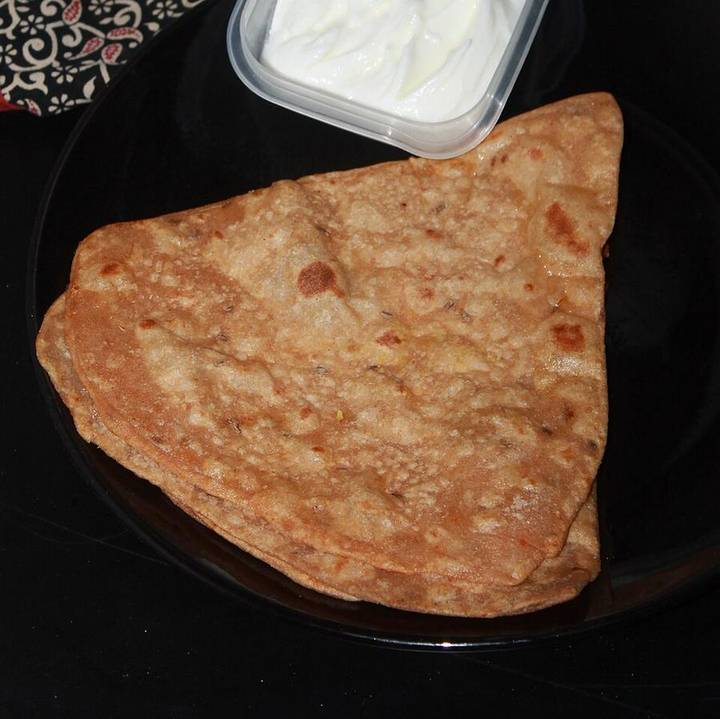
#> input picture assets/photos/lib-rb-aloo-paratha-potato-stuffed-flatbread.jpg, 720 x 719 px, given in place of wood8.png, which was not available
$ python cover.py
#> lines starting #> are read from the running program, lines starting #| are printed output that depends on the picture; after the words box and inside, x2 and y2 are one past the last pixel; in counts of white or black regions, pixels touching at a corner belong together
from PIL import Image, ImageDraw, ImageFilter, ImageEnhance
import random, math, os
random.seed(7)
W,H=1000,1700
wood=Image.open('wood8.png').convert('RGB')
#> wood is the input picture: PIL image 720x719 RGB; mean R, G, B 93.1, 69.9, 52.4
# rotate texture so planks run vertical-ish? keep horizontal; crop & scale
wood=wood.resize((2200,2200),Image.LANCZOS).crop((300,200,300+W,200+H))
#> wood: PIL image 1000x1700 RGB
wood=ImageEnhance.Brightness(wood).enhance(0.95)
canvas=wood.convert('RGBA')
# dish: (id, cx, cy, r) crop in source rel units (cx,cy fraction of w,h; r fraction of min(w,h)); placement (x,y,diameter, plate style)
dishes=[
 ('lib-wb-pancakes-north-american',.5,.47,.30,  (210,200,360,'plate')),
 ('lib-wb-cioppino-italian-seafood-stew',.5,.5,.40, (700,180,400,'bowl')),
 ('lib-wb-guacamole-i',.47,.47,.27,  (470,470,250,'bowl')),
 ('lib-wb-english-breakfast',.5,.5,.46,  (190,640,400,'plate')),
 ('lib-wb-gyudon-japanese-beef-and-rice-bowl',.5,.45,.40,  (790,600,360,'bowl')),
 ('lib-wb-meat-and-shrimp-potstickers',.45,.45,.34,  (500,850,370,'plate')),
 ('lib-wb-matar-paneer',.40,.5,.32,  (170,1080,340,'plate')),
 ('lib-wb-miso-soup',.5,.48,.33,  (860,960,260,'bowl')),
 ('lib-wb-chow-mein',.5,.5,.45,  (700,1250,400,'plate')),
 ('lib-wb-pecan-pie',.52,.55,.30,  (310,1420,340,'plate')),
 ('lib-wb-coleslaw-i',.5,.5,.42,  (60,1560,260,'bowl')),
 ('lib-wb-corn-chowder-i',.55,.5,.30,  (930,1600,300,'bowl')),
 ('lib-wb-chicken-vindaloo',.5,.5,.38,  (470,1120,220,'bowl')),
]
def disc(img,cx,cy,r,d):
    w,h=img.size; R=r*min(w,h); x0=cx*w-R; y0=cy*h-R
    c=img.crop((int(x0),int(y0),int(x0+2*R),int(y0+2*R))).resize((d,d),Image.LANCZOS).convert('RGBA')
    m=Image.new('L',(d,d),0); ImageDraw.Draw(m).ellipse([0,0,d-1,d-1],fill=255)
    c.putalpha(m); return c
for did,cx,cy,r,(x,y,D,style) in dishes:
    src=Image.open(f'photos/{did}.jpg').convert('RGB')
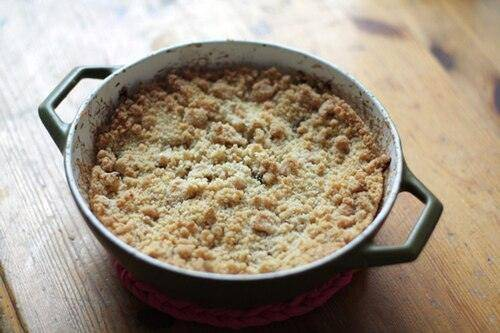
#> input picture assets/photos/lib-rb-apple-and-blackberry-crumble.jpg, 500 x 333 px, given in place of lib-wb-pancakes-north-american.jpg, which was not available
#> src is the input picture: PIL image 500x333 RGB; mean R, G, B 160.7, 147, 128.7
    src=ImageEnhance.Color(src).enhance(1.15)
    # shadow
    sh=Image.new('RGBA',canvas.size,(0,0,0,0)); sd=ImageDraw.Draw(sh)
#> after `sh = Image.new('RGBA', canvas.size, (0, 0, 0, 0))`: sh: PIL image 1000x1700 RGBA; every value is 0
    sd.ellipse([x-D/2+14,y-D/2+22,x+D/2+14,y+D/2+22],fill=(20,8,0,150))
    sh=sh.filter(ImageFilter.GaussianBlur(18)); canvas=Image.alpha_composite(canvas,sh)
#> after `sh = sh.filter(ImageFilter.GaussianBlur(18))`:
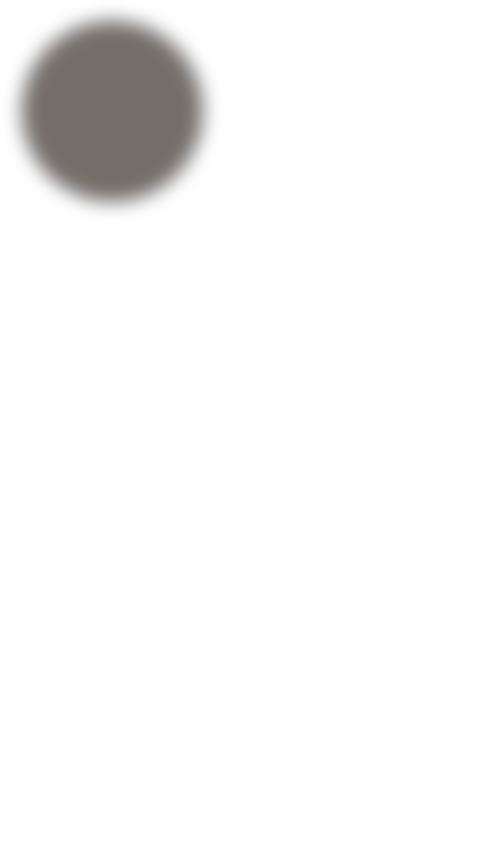
#> sh: PIL image 1000x1700 RGBA (shown at 1/2 size); mean R, G, B, A 1.2, 0.5, 0, 9; transparent parts drawn white
    plate=Image.new('RGBA',(D,D),(0,0,0,0)); pd=ImageDraw.Draw(plate)
#> after `plate = Image.new('RGBA', (D, D), (0, 0, 0, 0))`: plate: PIL image 360x360 RGBA; every value is 0
    base=(246,244,238) if style=='plate' else (238,232,222)
    pd.ellipse([0,0,D-1,D-1],fill=base+(255,))
    # rim shading
    for i in range(10):
        pd.ellipse([i,i,D-1-i,D-1-i],outline=(225-i*2,222-i*2,215-i*2,255))
    inner=int(D*(0.80 if style=='plate' else 0.86))
    pd.ellipse([(D-inner)//2-3,(D-inner)//2-3,(D+inner)//2+3,(D+inner)//2+3],fill=(215,210,200,255))
    food=disc(src,cx,cy,r,inner)
#> in disc, `m = Image.new('L', (d, d), 0)`: m: PIL image 288x288 L; every value is 0
#> in disc, `ImageDraw.Draw(m).ellipse([0, 0, d - 1, d - 1], fill=255)`:
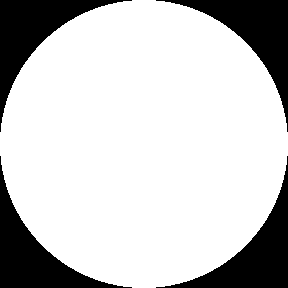
#> m: PIL image 288x288 L; 78.5% white; 4 black regions, box (x1, y1, x2, y2) and area: (0, 0, 132, 132) 4456, (156, 0, 288, 132) 4456, (0, 156, 132, 288) 4456, (156, 156, 288, 288) 4456
#> in disc, `c.putalpha(m)`:
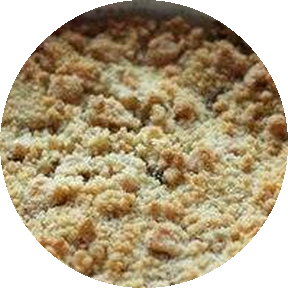
#> c: PIL image 288x288 RGBA; mean R, G, B, A 155.1, 134.2, 97.3, 200.2; transparent parts drawn white
    plate.alpha_composite(food,((D-inner)//2,(D-inner)//2))
    # highlight
    hl=Image.new('RGBA',(D,D),(0,0,0,0)); ImageDraw.Draw(hl).ellipse([D*0.12,D*0.06,D*0.55,D*0.3],fill=(255,255,255,45))
    hl=hl.filter(ImageFilter.GaussianBlur(D*0.05)); plate=Image.alpha_composite(plate,hl)
#> after `hl = hl.filter(ImageFilter.GaussianBlur(D * 0.05))`:
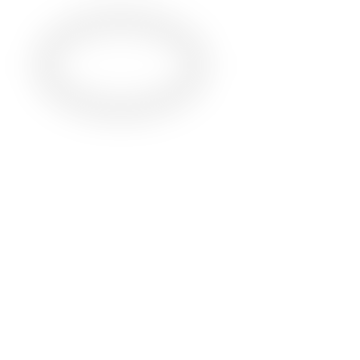
#> hl: PIL image 360x360 RGBA; mean R, G, B, A 21.1, 21.1, 21.1, 3.7; transparent parts drawn white
#> after `plate = Image.alpha_composite(plate, hl)`:
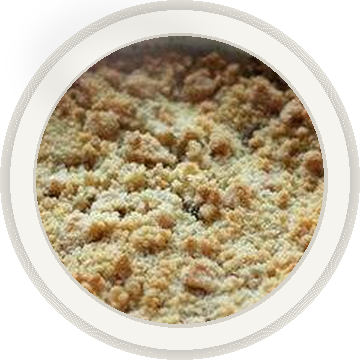
#> plate: PIL image 360x360 RGBA; mean R, G, B, A 147, 136, 115, 200.4; transparent parts drawn white
    canvas.alpha_composite(plate,(int(x-D/2),int(y-D/2)))
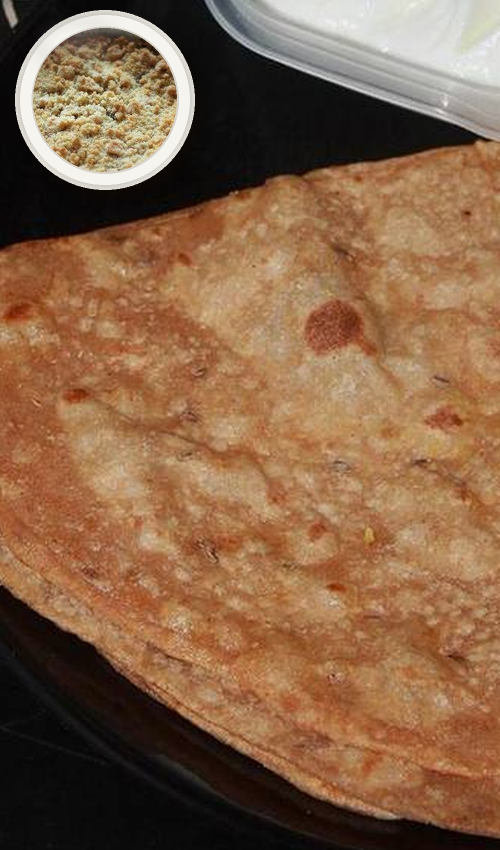
#> canvas: PIL image 1000x1700 RGBA (shown at 1/2 size); mean R, G, B, A 134.5, 99.2, 71.2, 255
#> (the run stopped early here; a loop or call above may not have finished)
